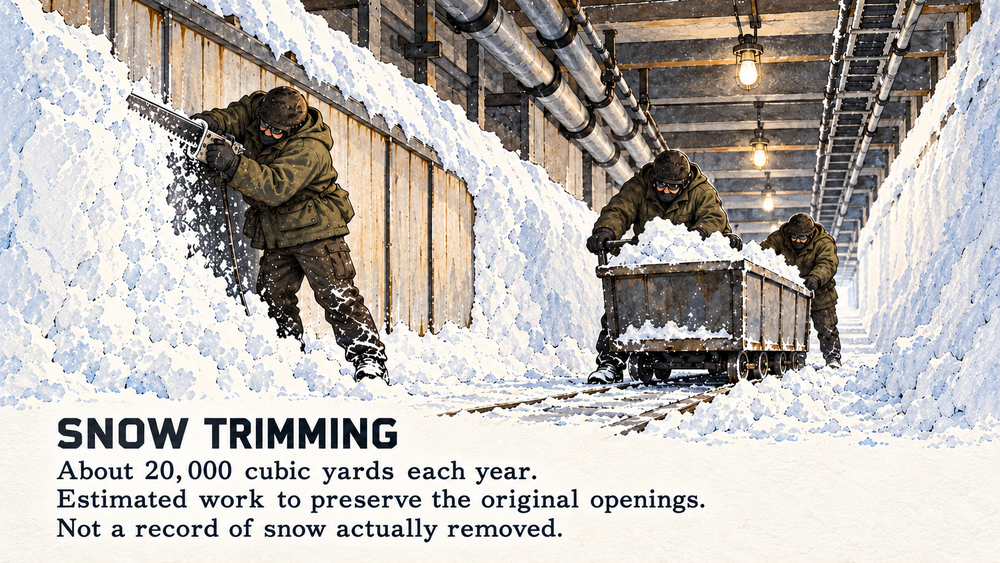
#> input picture CAMP_CENTURY/GRAPHICS/STAGE07_CORRECTIONS_R3/assets/Q01.png, 1000 x 563 px, shrunk from 1672 x 941 before the run
$ python measure_caption_words.py
#> lines starting #> are read from the running program, lines starting #| are printed output that depends on the picture; after the words box and inside, x2 and y2 are one past the last pixel; in counts of white or black regions, pixels touching at a corner belong together
"""Measure clean generated caption ink, without OCR rewriting its contents."""
from pathlib import Path
from PIL import Image
import numpy as np,json
ROOT=Path(__file__).resolve().parent
image=ROOT.parents[1]/'GRAPHICS/STAGE07_CORRECTIONS_R3/assets/Q01.png'
a=np.asarray(Image.open(image).convert('RGB'));h,w=a.shape[:2]
#> further down, a is the input picture: shape (563, 1000, 3); mean R, G, B 185.8, 181.2, 177.1
#> after `h, w = a.shape[:2]`: h = 563; w = 1000
ink=np.max(a,axis=2)<100
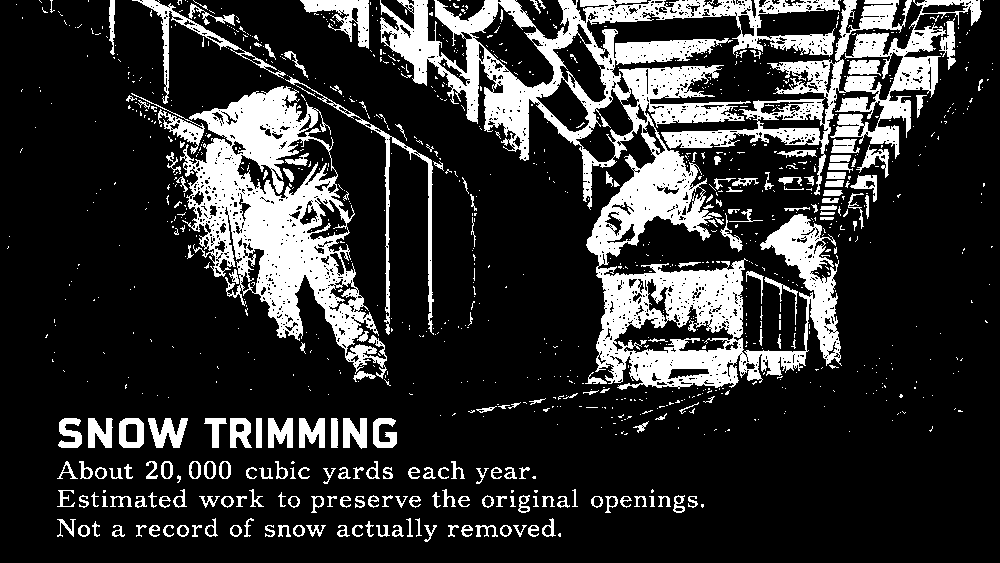
#> ink: shape (563, 1000) bool; 19.7% white; 1071 white regions (850 under 20 px), largest, box (x1, y1, x2, y2) and area: (380, 0, 842, 390) 47936, (180, 86, 387, 379) 22477, (661, 0, 982, 195) 12676
def runs(values,gap):
#> called with values = array of shape (563,), gap = 3
    pos=np.flatnonzero(values);out=[]
#> after `pos = np.flatnonzero(values)`: pos = 61 values from 461 to 536
    if not len(pos):return out
    start=last=int(pos[0])
#> start = 461; last = 461
    for n in pos[1:]:
        if n-last>gap:out.append((start,last+1));start=int(n)
        last=int(n)
#> this loop made 60 passes
#> (n, start, last) on passes 18, 19, 43: (482, 482, 482), (489, 489, 489), (519, 519, 519)
#> (n, last) on passes 1 to 6: (462, 462), (463, 463), (464, 464), (465, 465), (466, 466), (467, 467)
#> after the loop, out = [(461, 479), (482, 483), (489, 513)]
    out.append((start,last+1));return out
ys=runs((ink[:,int(.04*w):int(.94*w)].sum(axis=1)>8)&(np.arange(h)>.80*h),3)
#> ys = [(461, 479), (482, 483), (489, 513), (519, 537)]
rows=[]
for y0,y1 in ys:
    if y1-y0<10:continue
    cols=runs(ink[y0:y1].sum(axis=0)>0,9)
    rows.append(dict(y=[y0,y1],words=cols))
#> this loop made 4 passes
#> after the loop, rows = 3 items
print(json.dumps(dict(size=[w,h],lines=rows),indent=2))
#> (printed output is left out)

$ run again, with CAMP_CENTURY/GRAPHICS/STAGE07_CORRECTIONS_R3/assets/Q03.png copied over CAMP_CENTURY/GRAPHICS/STAGE07_CORRECTIONS_R3/assets/Q01.png
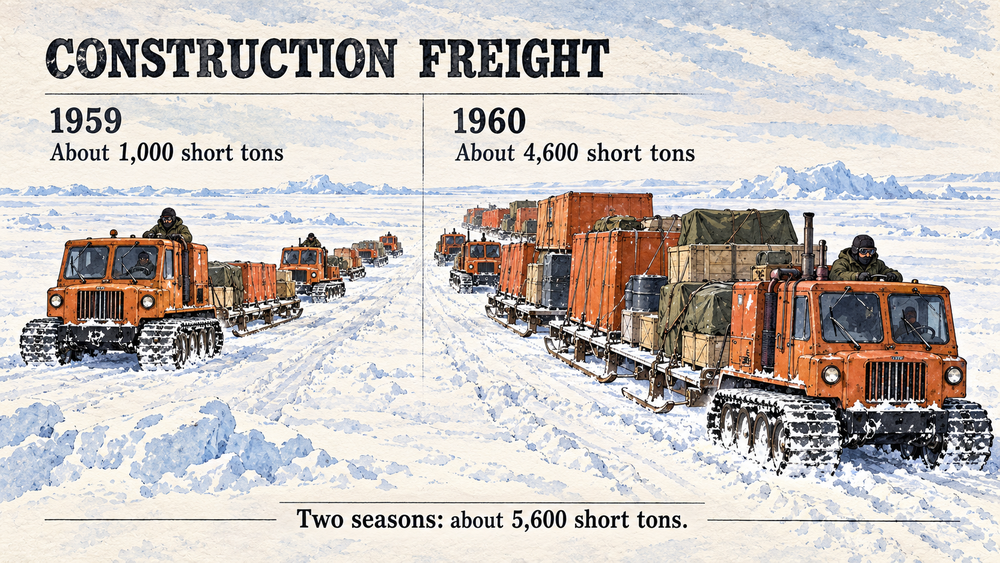
#> input picture CAMP_CENTURY/GRAPHICS/STAGE07_CORRECTIONS_R3/assets/Q03.png, 1000 x 563 px, shrunk from 1672 x 941 before the run
#> a is the input picture: shape (563, 1000, 3); mean R, G, B 200, 193.6, 190.1
#> `ink=np.max(a,axis=2)<100`:
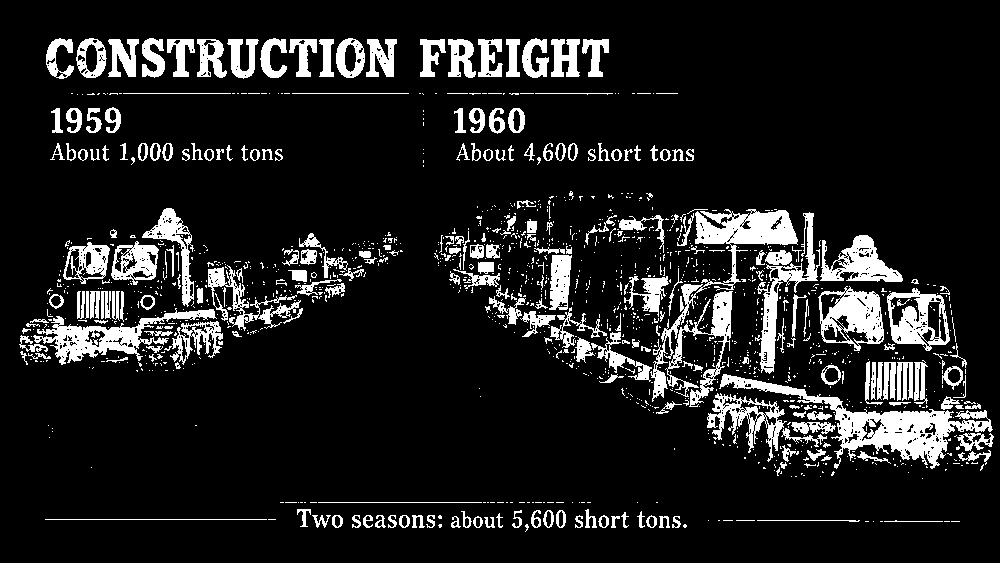
#> ink: shape (563, 1000) bool; 12.1% white; 1358 white regions (1101 under 20 px), largest, box (x1, y1, x2, y2) and area: (719, 374, 993, 469) 5744, (650, 209, 798, 402) 4134, (33, 308, 217, 365) 3028
#> pos = 39 values from 451 to 527
#> in runs, `start=last=int(pos[0])`: start = 451
#> the loop in runs, `for n in pos[1:]:` made 38 passes
#> (n, start, last) on passes 18 to 20: (472, 472, 472), (502, 502, 502), (509, 509, 509)
#> after the loop in runs, `for n in pos[1:]:`: out = [(451, 469), (472, 473), (502, 503)]
#> ys = [(451, 469), (472, 473), (502, 503), (509, 528)]
#> the loop `for y0,y1 in ys:` made 4 passes
#> after the loop `for y0,y1 in ys:`: rows = 2 items
#> (printed output is left out)

$ run again, with CAMP_CENTURY/GRAPHICS/STAGE07_CORRECTIONS_R3/assets/Q10.png copied over CAMP_CENTURY/GRAPHICS/STAGE07_CORRECTIONS_R3/assets/Q01.png
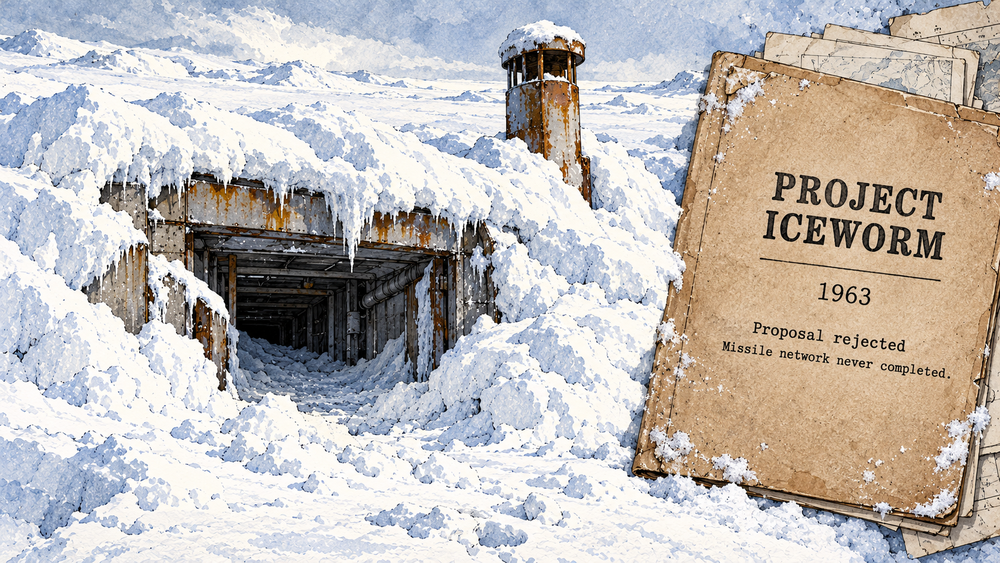
#> input picture CAMP_CENTURY/GRAPHICS/STAGE07_CORRECTIONS_R3/assets/Q10.png, 1000 x 563 px, shrunk from 1672 x 941 before the run
#> a is the input picture: shape (563, 1000, 3); mean R, G, B 192, 186.3, 182.4
#> `ink=np.max(a,axis=2)<100`:
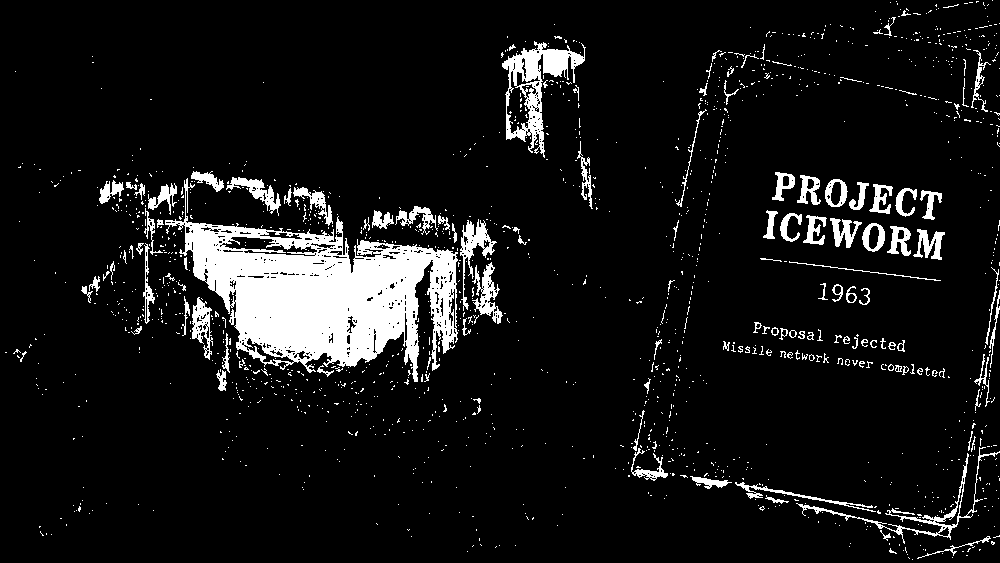
#> ink: shape (563, 1000) bool; 8.7% white; 1479 white regions (1347 under 20 px), largest, box (x1, y1, x2, y2) and area: (165, 178, 458, 382) 25505, (502, 41, 586, 158) 2969, (796, 447, 1000, 544) 1233
#> pos = 82 values from 451 to 552
#> in runs, `start=last=int(pos[0])`: start = 451
#> the loop in runs, `for n in pos[1:]:` made 81 passes
#> (n, start, last) on pass 8: (466, 466, 466)
#> after the loop in runs, `for n in pos[1:]:`: out = [(451, 463), (466, 538)]
#> ys = [(451, 463), (466, 538), (551, 553)]
#> the loop `for y0,y1 in ys:` made 3 passes
#> (y0, y1) on passes 1 to 2: (451, 463), (466, 538)
#> after the loop `for y0,y1 in ys:`: rows = 2 items
#> (printed output is left out)

$ run again, with CAMP_CENTURY/GRAPHICS/STAGE07_CORRECTIONS_R3/assets/Q13.png copied over CAMP_CENTURY/GRAPHICS/STAGE07_CORRECTIONS_R3/assets/Q01.png
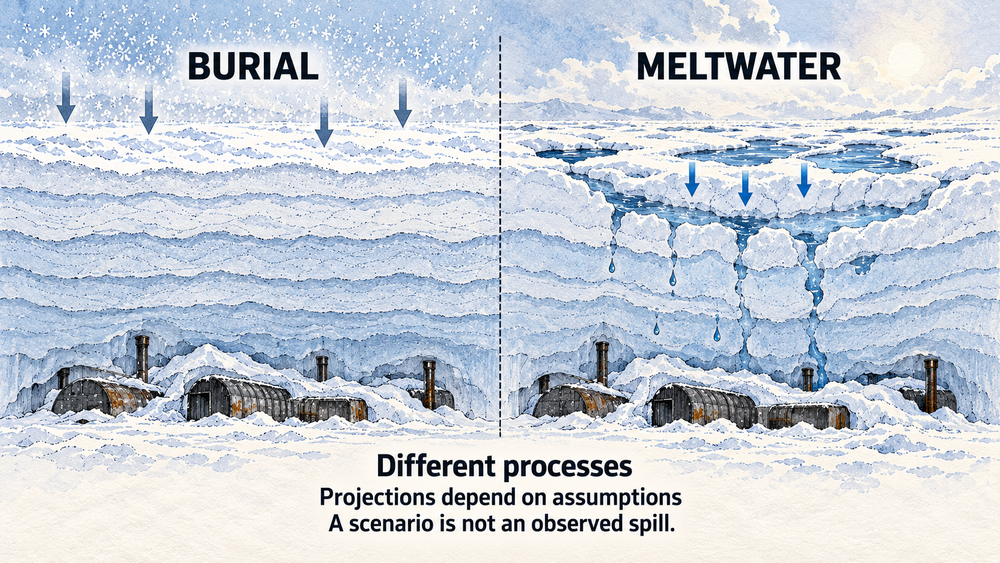
#> input picture CAMP_CENTURY/GRAPHICS/STAGE07_CORRECTIONS_R3/assets/Q13.png, 1000 x 563 px, shrunk from 1672 x 941 before the run
#> a is the input picture: shape (563, 1000, 3); mean R, G, B 198.2, 206.3, 216.9
#> `ink=np.max(a,axis=2)<100`:
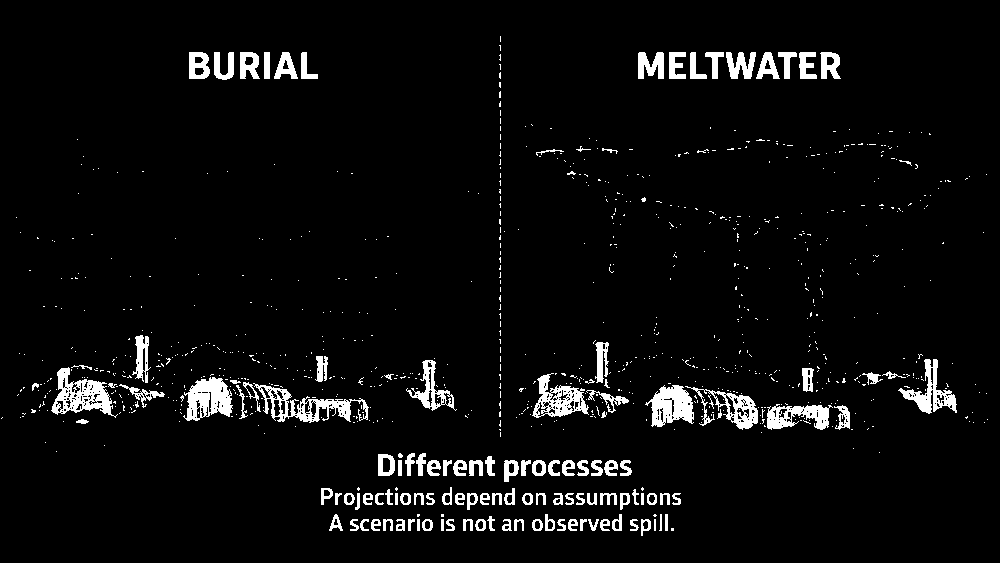
#> ink: shape (563, 1000) bool; 4.7% white; 924 white regions (796 under 20 px), largest, box (x1, y1, x2, y2) and area: (51, 367, 118, 418) 1447, (253, 383, 369, 423) 1438, (183, 377, 233, 421) 1359
#> pos = 61 values from 453 to 530
#> in runs, `start=last=int(pos[0])`: start = 453
#> the loop in runs, `for n in pos[1:]:` made 60 passes
#> (n, start, last) on passes 23, 44: (488, 488, 488), (514, 514, 514)
#> after the loop in runs, `for n in pos[1:]:`: out = [(453, 476), (488, 509)]
#> ys = [(453, 476), (488, 509), (514, 531)]
#> the loop `for y0,y1 in ys:` made 3 passes
#> (y0, y1, cols) on passes 1 to 3: (453, 476, [(378, 495), (504, 632)]), (488, 509, [(321, 681)]), (514, 531, [(329, 674)])
#> after the loop `for y0,y1 in ys:`: rows = 3 items
#> (printed output is left out)
